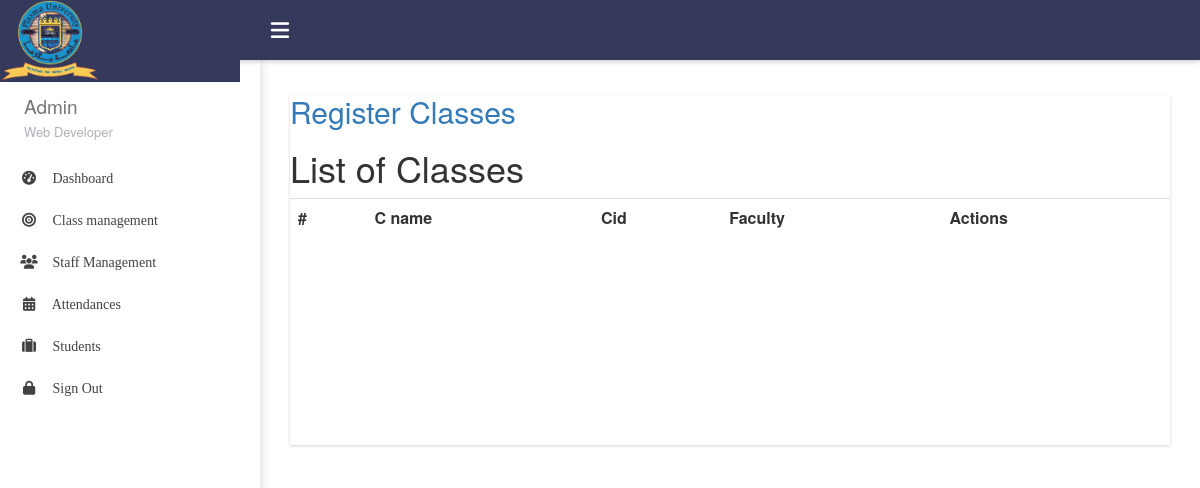
The page /admin/viewClass.php (signed in) on the database as committed earlier.
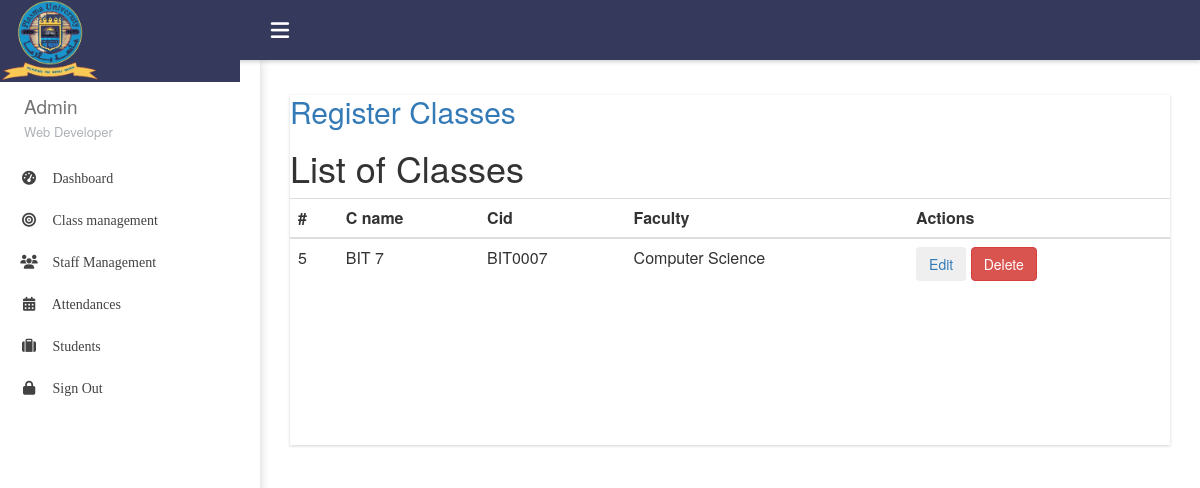
The same page on the database as committed later.
### tables this page shows
CREATE TABLE `class` (
  `id` int(11) NOT NULL,
  `cname` varchar(20) NOT NULL,
  `cId` varchar(10) NOT NULL,
  `Faculty` varchar(20) NOT NULL
);

### admin/viewClass.php (the view, shortened to what this page needs)
<?php include 'includes/top.php';
include 'includes/sidebar.php'; ?>
<section id="main-content">
    <section class="wrapper main-wrapper row">
        <div class="col-md-12">
            <section class="box">
                <h2> <a href="classRegister.php">Register Classes</a></h2>
                <div class="card">
                    <div class="card-header">
                        <h1>List of Classes</h1>
                    </div>
                    <div class="card-body">
                        <table class="table table_responsive">
                            <tr>
                                <th>#</th>
                                <th>C name</th>
                                <th>Cid</th>
                                <th>Faculty</th>
                                <th>Actions</th>
                            </tr>
                            <tbody>
                                <?php
                                include 'includes/connection.php';
                                $view = "SELECT * FROM class";
                                $q = mysqli_query($conn, $view);
                                while ($r = mysqli_fetch_assoc($q)) {
                                ?>
                                    <tr>
                                        <td><?php echo $r['id']; ?></td>
                                        <td><?php echo $r['cname']; ?></td>
                                        <td><?php echo $r['cId']; ?></td>
                                        <td><?php echo $r['Faculty']; ?></td>
                                        <td>
                                            <a href=" editClass.php?cId=<?php echo $r['id']; ?>"><button class="btn btn-secondary">Edit</button></a>
                                            <a href="backend/class.php?cDel=<?php echo $r['id']; ?>"><button class="btn btn-danger" onclick=" return confirm('are you sure');">Delete</button></a>
                                        </td>
                                    <?php
                                }
                                    ?>
                                    </tr>
                            </tbody>
                        </table>
                    </div>
                </div>
            </section>
        </div>
    </section>
</section>

Rows that differ between the two databases and show on the page:
added class: id "5", cname "BIT 7", cId "BIT0007", Faculty "Computer Science"
